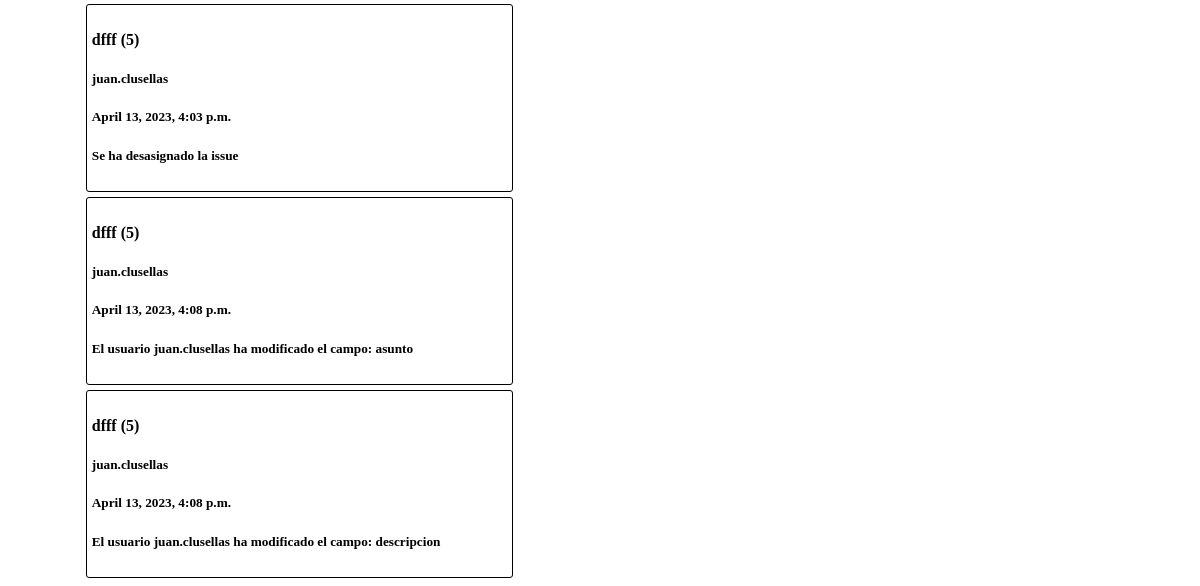
The page /main/mostrarIssue/5/ (lower part) on the database as committed earlier.
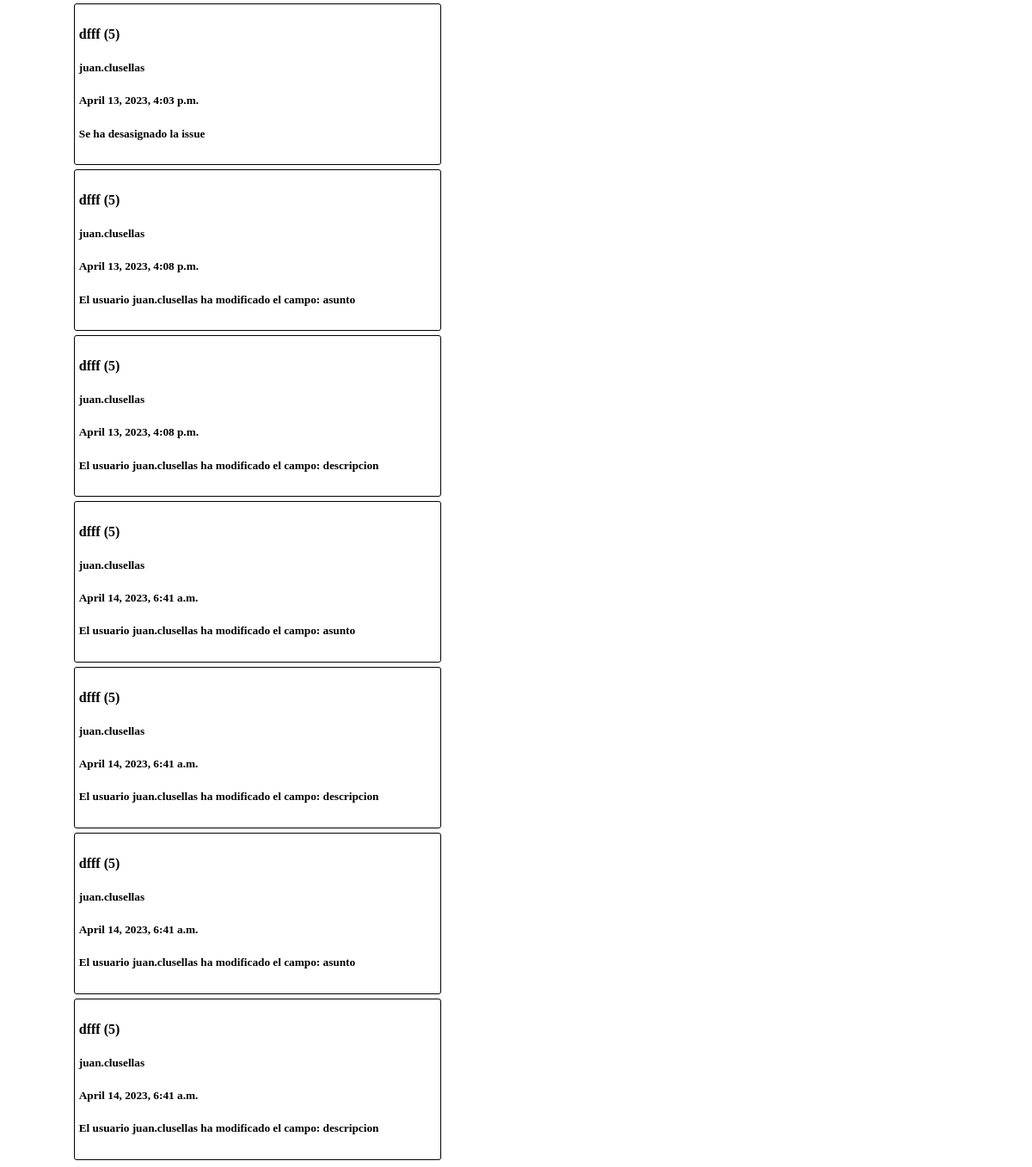
The same page on the database as committed later.
### polls/models.py (models this page shows, shortened)
class Actividad_Issue(models.Model):
    id = models.AutoField(primary_key=True)
    issue = models.ForeignKey(Issue, on_delete=models.CASCADE, related_name='actividades') # id de la issue
    creador = models.ForeignKey(User, on_delete=models.CASCADE) # id del creador
    fecha = models.DateTimeField(auto_now_add=True) # fecha de publicacion del cambio
    tipo = models.CharField(max_length=1000, default='') # tipo de cambio
    usuario = models.ForeignKey(User, on_delete=models.CASCADE, related_name='%(class)s_usuario') # id del usuario que ha hecho el cambio

class Issue(models.Model):
    id = models.AutoField(primary_key=True)
    asunto = models.CharField(max_length=50, default='')
    descripcion = models.CharField(max_length=200, default='')
    creador = models.ForeignKey(User, on_delete=models.CASCADE, related_name='issues_creadas')
    associat = models.ForeignKey(User, on_delete=models.CASCADE, related_name='issues_associado', null=True)
    vigilant = models.ManyToManyField(User, related_name='issues_vigiladas')
    deleted = models.BooleanField(default=False)
    asignada = models.ForeignKey(User, on_delete=models.CASCADE, related_name='issues_asignadas', null=True)
    blocked = models.BooleanField(default=False, null=True)
    reason_blocked = models.CharField(max_length=200, default='', null=True)
    deadline = models.DateTimeField(null=True)
    prioridad = models.CharField(max_length=100, default=None, null=True)
    status = models.CharField(max_length=100, default=None, null=True)
    def __str__(self):
        return f"{self.asunto} ({self.id})"

### polls/views/issue_viewset.py (the view)
# urls.py: path('mostrarIssue/<int:idIssue>/', issue_viewset.mostrarIssue, name='mostrarIssue'),
def mostrarIssue(request, idIssue):
    issue = Issue.objects.get(id=idIssue)
    creador = User.objects.get(id=issue.creador.id)
    actividades = Actividad_Issue.objects.filter(issue_id=idIssue)
    motivo = ""
    if issue.deadline != None:
        deadline = Deadline.objects.get(issue_id=idIssue)
        if deadline.motivo != None:
            motivo = deadline.motivo
    return render(request, 'mostrarIssue.html', {'issue': issue, 'creador' : creador, 'actividades' : actividades, 'motivo' : motivo, 'comments': issue.comments.all()})

### polls/templates/mostrarIssue.html (shortened to what this page needs)
<div id="issueMainContainer">
    <div id="issueContenedorIzquierda">
        <div id="issueSubcontenedorAbajo">
            <div id="issueActividadesIssue">
                {% for actividad in actividades %}
                <div id="issueActividad">
                    <h4>{{ actividad.issue }}</h4>
                    <h5>{{ actividad.creador }}</h5>
                    <h5>{{ actividad.fecha }}</h5>
                    {% if actividad.tipo == 'asunto' or actividad.tipo == 'descripcion' %}
                        <h5>El usuario {{ actividad.usuario }} ha modificado el campo: {{ actividad.tipo }}</h5>
                    {% elif actividad.tipo == 'creada' %}
                        <h5>El usuario {{ actividad.creador }} ha creado la Issue</h5>
                    {% elif actividad.tipo == 'asignada' %}
                        <h5>La Issue ha sido asignada a {{ issue.asignada }} por {{ actividad.creador }}</h5>
                    {% elif actividad.tipo == 'desasignada' %}
                        <h5>Se ha desasignado la issue</h5>
                    {% elif actividad.tipo == 'bloqueada' %}
                        <h5>El usuario {{ actividad.creador }} ha bloqueado la Issue</h5>
                    {% elif actividad.tipo == 'desbloqueada' %}
                        <h5>El usuario {{ actividad.creador }} ha desbloqueado la Issue</h5>
                    {% endif %}
                </div>
                {% endfor %}
            </div>
            <div id="issueComentarios">
            </div>
        </div>
    </div>
    <div id="issueContenedorDerecha">
    </div>
</div>

Rows that differ between the two databases and show on the page:
added Actividad_Issue: issue "dfff (5)", creador "juan.clusellas", fecha "April 14, 2023, 6:41 a.m.", usuario "juan.clusellas", tipo "asunto"
added Actividad_Issue: issue "dfff (5)", creador "juan.clusellas", fecha "April 14, 2023, 6:41 a.m.", usuario "juan.clusellas", tipo "descripcion"
added Actividad_Issue: issue "dfff (5)", creador "juan.clusellas", fecha "April 14, 2023, 6:41 a.m.", usuario "juan.clusellas", tipo "asunto"
added Actividad_Issue: issue "dfff (5)", creador "juan.clusellas", fecha "April 14, 2023, 6:41 a.m.", usuario "juan.clusellas", tipo "descripcion"
